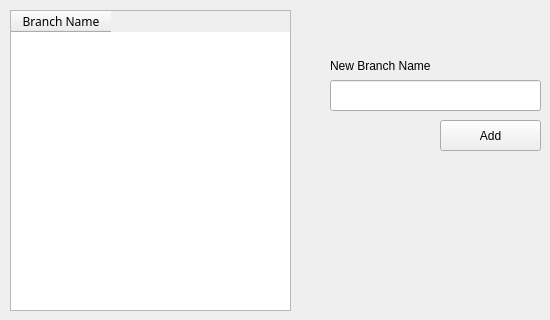
      <widget class="QWidget" name="tab_9">
       <attribute name="title">
        <string>Categories</string>
       </attribute>
       <widget class="QLabel" name="label_10">
        <property name="geometry">
         <rect>
          <x>330</x>
          <y>50</y>
          <width>131</width>
          <height>31</height>
         </rect>
        </property>
        <property name="text">
         <string>New Branch Name</string>
        </property>
       </widget>
       <widget class="QTableWidget" name="tableWidget_2">
        <property name="geometry">
         <rect>
          <x>10</x>
          <y>10</y>
          <width>281</width>
          <height>301</height>
         </rect>
        </property>
        <property name="font">
         <font>
          <family>MV Boli</family>
         </font>
        </property>
        <property name="alternatingRowColors">
         <bool>true</bool>
        </property>
        <property name="sortingEnabled">
         <bool>true</bool>
        </property>
        <column>
         <property name="text">
          <string>Branch Name</string>
         </property>
        </column>
       </widget>
       <widget class="QPushButton" name="pushButton_7">
        <property name="geometry">
         <rect>
          <x>440</x>
          <y>120</y>
          <width>101</width>
          <height>31</height>
         </rect>
        </property>
        <property name="text">
         <string>Add</string>
        </property>
       </widget>
       <widget class="QLineEdit" name="lineEdit_13">
        <property name="geometry">
         <rect>
          <x>330</x>
          <y>80</y>
          <width>211</width>
          <height>31</height>
         </rect>
        </property>
       </widget>
      </widget>
